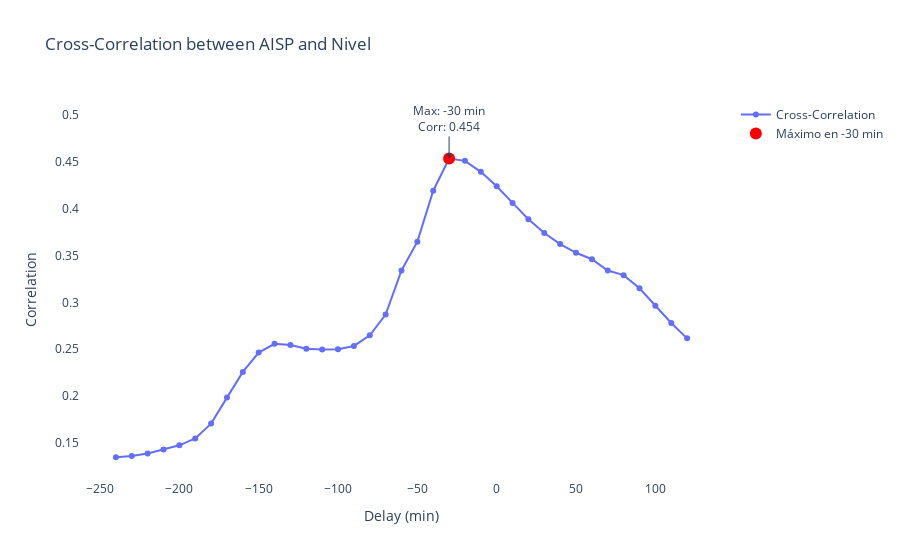

The notebook cell saved with this chart:
### Markdown cell above
# 4. Cross-Correlation

### Code cell
x = merged_std['nivel_std'].values
y = merged_std['aisp_std'].values

corr = correlate(x, y, mode='full')
lags = np.arange(-len(x) + 1, len(x))

norm_factor = np.array([len(x) - abs(lag) for lag in lags])
corr_norm = corr / norm_factor

lags_minutes = lags * 10

MIN_DELAY_MINUTES = -240  
MAX_DELAY_MINUTES = 120  

mask = (lags_minutes >= MIN_DELAY_MINUTES) & (lags_minutes <= MAX_DELAY_MINUTES)
lags_minutes_filtered = lags_minutes[mask]
corr_norm_filtered = corr_norm[mask]

best_idx = np.argmax(np.abs(corr_norm_filtered))
best_lag_minutes = lags_minutes_filtered[best_idx]
best_corr = corr_norm_filtered[best_idx]

fig = go.Figure()
fig.add_trace(go.Scatter(
    x=lags_minutes_filtered,
    y=corr_norm_filtered,
    mode='lines+markers',
    name='Cross-Correlation'
))
fig.add_trace(go.Scatter(
    x=[best_lag_minutes],
    y=[best_corr],
    mode='markers',
    marker=dict(color='red', size=12),
    name=f'Máximo en {best_lag_minutes} min'
))
fig.add_annotation(
    x=best_lag_minutes,
    y=best_corr,
    text=f"Max: {best_lag_minutes} min<br>Corr: {best_corr:.3f}",
    showarrow=True,
    arrowhead=2,
    ax=0,
    ay=-40,
    bgcolor="white"
)

fig.update_layout(
    title="Cross-Correlation between AISP and Nivel",
    xaxis_title="Delay (min)",
    yaxis_title="Correlation",
    plot_bgcolor='white',
    paper_bgcolor='white'
)

fig.show()

### Figure 1 — Plotly figure (JSON) as saved in the notebook; plotly's stock layout.template omitted (floating-point values rounded to 4 significant figures)
{"data": [{"mode": "lines+markers", "name": "Cross-Correlation", "type": "scatter", "x": [-240, -230, -220, -210, -200, -190, -180, -170, -160, -150, -140, -130, -120, -110, -100, -90, -80, -70, -60, -50, -40, -30, -20, -10, 0, 10, 20, 30, 40, 50, 60, 70, 80, 90, 100, 110, 120], "y": [0.1348, 0.1361, 0.1387, 0.143, 0.1475, 0.1549, 0.1707, 0.1984, 0.2259, 0.2465, 0.2559, 0.2546, 0.2505, 0.2497, 0.2499, 0.2535, 0.2649, 0.2871, 0.334, 0.3648, 0.4192, 0.4536, 0.4511, 0.4393, 0.424, 0.4062, 0.3887, 0.374, 0.3623, 0.3529, 0.3461, 0.334, 0.3291, 0.315, 0.2964, 0.278, 0.2616]}, {"marker": {"color": "red", "size": 12}, "mode": "markers", "name": "Máximo en -30 min", "type": "scatter", "x": [-30], "y": [0.4536]}], "layout": {"annotations": [{"arrowhead": 2, "ax": 0, "ay": -40, "bgcolor": "white", "showarrow": true, "text": "Max: -30 min<br>Corr: 0.454", "x": -30, "y": 0.4536}], "autosize": true, "paper_bgcolor": "white", "plot_bgcolor": "white", "title": {"text": "Cross-Correlation between AISP and Nivel"}, "xaxis": {"autorange": true, "range": [-262.2, 142.2], "title": {"text": "Delay (min)"}, "type": "linear"}, "yaxis": {"autorange": true, "range": [0.09788, 0.6184], "title": {"text": "Correlation"}, "type": "linear"}}}
